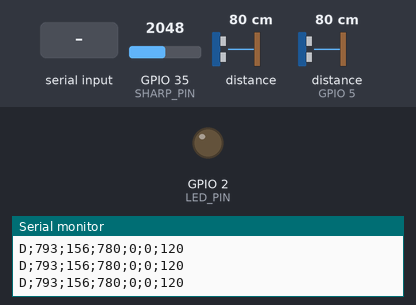
A program run on a simulated ESP32. Shown: output pins drawn as LEDs (lit = HIGH), the last lines printed to the serial monitor. Wiring (inferred from the names in the program): ultrasonic range finder: trigger GPIO 18; echo GPIO 5. The test bench sets the inputs (shaded band); at power-on: GPIO 35 (SHARP_PIN) = 2048, distance to the obstacle 80 cm, distance to the obstacle (sensor on GPIO 5) 80 cm (analog values on the 0–4095 scale). The echo pulse lasts 58.3 µs per cm; pins used as bus, display or sensor lines are not drawn.

Above: at 1.2 s.
1.3 s: "T200\n" received over Serial
At 1.9 s:
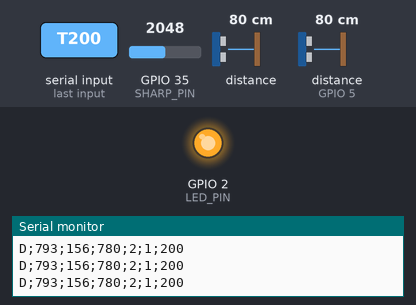
Timing chart, 0 to 12.9 s (numbered marks = the images above; inputs shaded):
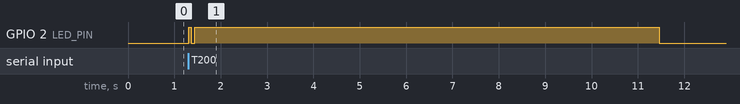

Measured:
- after the input at 1.3 s, GPIO 2 (LED_PIN): LOW → HIGH at once, → LOW 0.05 s later, → HIGH 0.08 s later, → LOW 10.0 s later

The program:

main.cpp
```cpp
#include <Arduino.h>
#include <Wire.h>
#include <VL53L0X.h>

// --- PINY ---
#define TRIG_PIN 18
#define ECHO_PIN 5
#define SHARP_PIN 35
#define LED_PIN 2

VL53L0X laser;

const int LASER_OFFSET = 20;
const float SHARP_CONST = 10000.0;

// --- PARAMETRY (Zmienne, nie const!) ---
int triggerDistMm = 120; // Domyślnie 12 cm, ale można zmienić z aplikacji
const int RESET_DIST_MM = 300;
const unsigned long DATA_SEND_INTERVAL = 50;

enum AppState { MONITORING, OBSTACLE_HIT, WAITING, RESETTING };
AppState currentState = MONITORING;

unsigned long stateTimer = 0;
unsigned long lastDataSend = 0;

float ultraMm = 0;
float sharpMm = 0;
int laserMm = 0;
int triggerSource = 0;

void setup() {
  Serial.begin(115200);
  Wire.begin();

  pinMode(TRIG_PIN, OUTPUT);
  pinMode(ECHO_PIN, INPUT_PULLUP);
  pinMode(LED_PIN, OUTPUT);
  digitalWrite(LED_PIN, LOW);

  analogReadResolution(12);

  if (!laser.init()) {
    // Laser init fail
  }
  laser.setTimeout(500);
  laser.startContinuous();
}

void readSensors() {
  // 1. ULTRA
  digitalWrite(TRIG_PIN, LOW); delayMicroseconds(2);
  digitalWrite(TRIG_PIN, HIGH); delayMicroseconds(15);
  digitalWrite(TRIG_PIN, LOW);
  long duration = pulseIn(ECHO_PIN, HIGH, 25000);
  ultraMm = (duration * 0.034 / 2.0) * 10.0;

  // 2. SHARP
  int s_raw = analogRead(SHARP_PIN);
  sharpMm = (s_raw < 100) ? 800.0 : (SHARP_CONST * pow(s_raw, -1.15)) * 100.0;
  if (sharpMm > 800) sharpMm = 800;

  // 3. LASER
  laserMm = laser.readRangeContinuousMillimeters();
  if (laser.timeoutOccurred()) laserMm = 8190;
  else laserMm -= LASER_OFFSET;
  if (laserMm < 0) laserMm = 0;
}

void loop() {
  // --- ODBIERANIE KOMEND Z APLIKACJI ---
  if (Serial.available() > 0) {
    String cmd = Serial.readStringUntil('\n');
    cmd.trim(); // Usuń spacje i znaki nowej linii

    // Jeśli komenda zaczyna się od "T" (np. "T200")
    if (cmd.startsWith("T")) {
      int newVal = cmd.substring(1).toInt();
      if (newVal >= 50 && newVal <= 800) { // Zabezpieczenie zakresu
        triggerDistMm = newVal;
        // Opcjonalnie: mrugnij LEDem na potwierdzenie
        digitalWrite(LED_PIN, !digitalRead(LED_PIN));
        delay(50);
        digitalWrite(LED_PIN, !digitalRead(LED_PIN));
      }
    }
  }

  readSensors();

  switch (currentState) {
    case MONITORING: {
      digitalWrite(LED_PIN, LOW);
      triggerSource = 0;

      // Używamy zmiennej triggerDistMm zamiast stałej
      bool s_hit = (sharpMm <= triggerDistMm);
      bool l_hit = (laserMm <= triggerDistMm && laserMm > 0);

      if (s_hit || l_hit) {
        if (s_hit && l_hit) triggerSource = 3;
        else if (s_hit) triggerSource = 1;
        else if (l_hit) triggerSource = 2;
        currentState = OBSTACLE_HIT;
      }
      break;
    }

    case OBSTACLE_HIT:
      digitalWrite(LED_PIN, HIGH);
      // Wysyłamy status "1" + aktualny triggerDistMm (żeby aplikacja wiedziała jaki był próg)
      Serial.printf("D;%.0f;%.0f;%d;1;%d;%d\n", ultraMm, sharpMm, laserMm, triggerSource, triggerDistMm);
      stateTimer = millis();
      currentState = WAITING;
      break;

    case WAITING:
      if (millis() - stateTimer >= 10000) {
        digitalWrite(LED_PIN, LOW);
        currentState = RESETTING;
      }
      break;

    case RESETTING:
      if (sharpMm > RESET_DIST_MM && laserMm > RESET_DIST_MM) {
        currentState = MONITORING;
      }
      break;
  }

  if (millis() - lastDataSend >= DATA_SEND_INTERVAL) {
    lastDataSend = millis();
    if (currentState != OBSTACLE_HIT) {
      int statusToSend = 0;
      if (currentState == WAITING) statusToSend = 2;
      else if (currentState == RESETTING) statusToSend = 3;

      // Dodajemy aktualny próg (triggerDistMm) na końcu wiadomości
      Serial.printf("D;%.0f;%.0f;%d;%d;%d;%d\n", ultraMm, sharpMm, laserMm, statusToSend, triggerSource, triggerDistMm);
    }
  }
}
```
